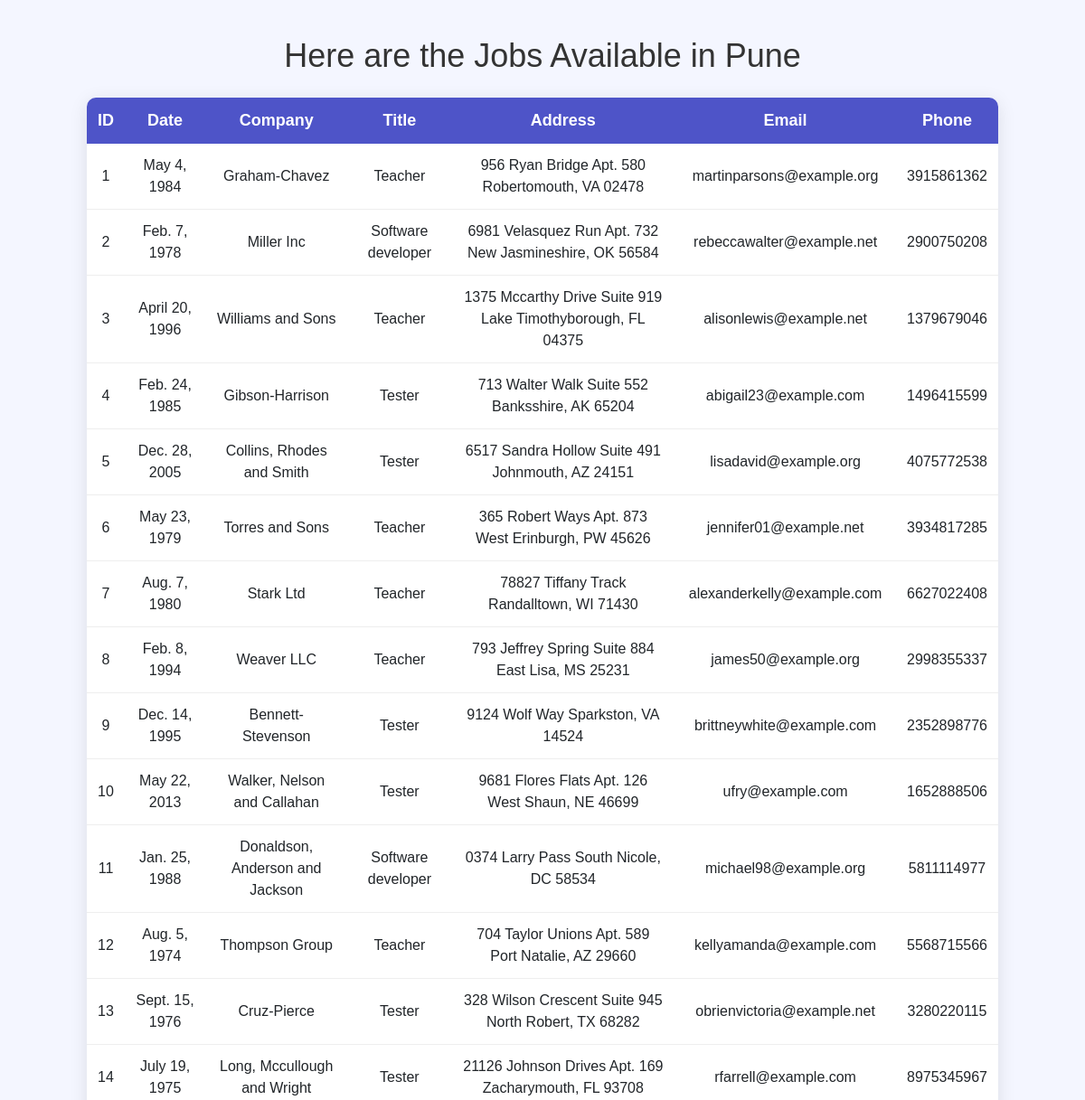
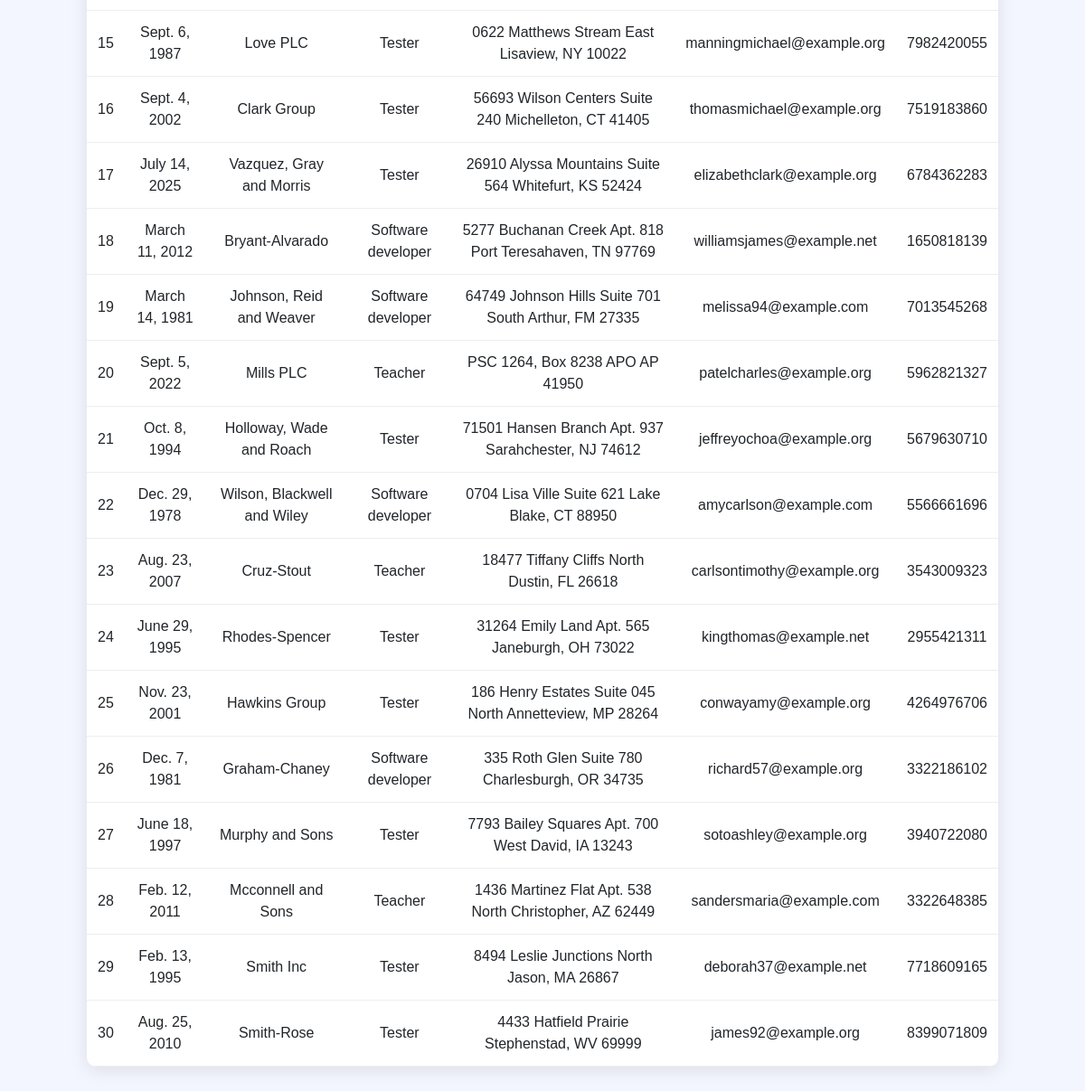
Page /bihar/ on the committed database (2 pictures, top to bottom).
### Job/models.py (models this page shows)
class BiharJob(models.Model):
    date = models.DateField()
    company = models.CharField(max_length=25)
    title = models.CharField(max_length=25)
    address = models.CharField(max_length=100)
    salary = models.IntegerField(max_length=20)
    email = models.EmailField(max_length=20)
    phone = models.BigIntegerField(max_length=20)

### Job/views.py (the view)
# urls.py: path('bihar/', views.BiharJob_Views),
def BiharJob_Views(request):
    data=BiharJob.objects.all()
    return render(request,'html/pune.html',{'Data':data})

### template/html/pune.html (shortened to what this page needs)
<!DOCTYPE html>
<html lang="en">
<head>
    <link rel="stylesheet" href="https://cdn.jsdelivr.net/npm/bootstrap@4.6.2/dist/css/bootstrap.min.css">
</head>
<body>
    <h1>Here are the Jobs Available in Pune</h1>
    {% if Data %}
        <table>
            <thead>
                <tr>
                    <th>ID</th>
                    <th>Date</th>
                    <th>Company</th>
                    <th>Title</th>
                    <th>Address</th>
                    <th>Email</th>
                    <th>Phone</th>
                </tr>
            </thead>
            <tbody>
                {% for i in Data %}
                    <tr>
                        <td>{{ i.id }}</td>
                        <td>{{ i.date }}</td>
                        <td>{{ i.company }}</td>
                        <td>{{ i.title }}</td>
                        <td>{{ i.address }}</td>
                        <td>{{ i.email }}</td>
                        <td>{{ i.phone }}</td>
                    </tr>
                {% endfor %}
            </tbody>
        </table>
    {% else %}
        <p>No Jobs Found</p>
    {% endif %}
</body>
</html>

### template/html/pune.html (style rules this page uses)
body { font-family: Arial, sans-serif; background: #f4f6ff; margin: 0; padding: 40px; text-align: center; }
h1 { color: #333; font-size: 36px; margin-bottom: 25px; }
table { width: 90%; margin: auto; border-collapse: collapse; box-shadow: 0 4px 20px rgba(0,0,0,0.1); background: white; border-radius: 10px; overflow: hidden; }
th { background: #4e54c8; color: white; padding: 12px; font-size: 18px; }
td { padding: 12px; border-bottom: 1px solid #eee; font-size: 16px; }

### rows in the picture
BiharJob: id "1", date "May 4, 1984", company "Graham-Chavez", title "Teacher", address "956 Ryan Bridge Apt. 580 Robertomouth, VA 02478", email "martinparsons@example.org", phone "3915861362"
BiharJob: id "2", date "Feb. 7, 1978", company "Miller Inc", title "Software developer", address "6981 Velasquez Run Apt. 732 New Jasmineshire, OK 56584", email "rebeccawalter@example.net", phone "2900750208"
BiharJob: id "3", date "April 20, 1996", company "Williams and Sons", title "Teacher", address "1375 Mccarthy Drive Suite 919 Lake Timothyborough, FL 04375", email "alisonlewis@example.net", phone "1379679046"
BiharJob: id "4", date "Feb. 24, 1985", company "Gibson-Harrison", title "Tester", address "713 Walter Walk Suite 552 Banksshire, AK 65204", email "abigail23@example.com", phone "1496415599"
BiharJob: id "5", date "Dec. 28, 2005", company "Collins, Rhodes and Smith", title "Tester", address "6517 Sandra Hollow Suite 491 Johnmouth, AZ 24151", email "lisadavid@example.org", phone "4075772538"
BiharJob: id "6", date "May 23, 1979", company "Torres and Sons", title "Teacher", address "365 Robert Ways Apt. 873 West Erinburgh, PW 45626", email "jennifer01@example.net", phone "3934817285"
BiharJob: id "7", date "Aug. 7, 1980", company "Stark Ltd", title "Teacher", address "78827 Tiffany Track Randalltown, WI 71430", email "alexanderkelly@example.com", phone "6627022408"
BiharJob: id "8", date "Feb. 8, 1994", company "Weaver LLC", title "Teacher", address "793 Jeffrey Spring Suite 884 East Lisa, MS 25231", email "james50@example.org", phone "2998355337"
BiharJob: id "9", date "Dec. 14, 1995", company "Bennett-Stevenson", title "Tester", address "9124 Wolf Way Sparkston, VA 14524", email "brittneywhite@example.com", phone "2352898776"
BiharJob: id "10", date "May 22, 2013", company "Walker, Nelson and Callahan", title "Tester", address "9681 Flores Flats Apt. 126 West Shaun, NE 46699", email "ufry@example.com", phone "1652888506"
BiharJob: id "11", date "Jan. 25, 1988", company "Donaldson, Anderson and Jackson", title "Software developer", address "0374 Larry Pass South Nicole, DC 58534", email "michael98@example.org", phone "5811114977"
BiharJob: id "12", date "Aug. 5, 1974", company "Thompson Group", title "Teacher", address "704 Taylor Unions Apt. 589 Port Natalie, AZ 29660", email "kellyamanda@example.com", phone "5568715566"
BiharJob: id "13", date "Sept. 15, 1976", company "Cruz-Pierce", title "Tester", address "328 Wilson Crescent Suite 945 North Robert, TX 68282", email "obrienvictoria@example.net", phone "3280220115"
BiharJob: id "14", date "July 19, 1975", company "Long, Mccullough and Wright", title "Tester", address "21126 Johnson Drives Apt. 169 Zacharymouth, FL 93708", email "rfarrell@example.com", phone "8975345967"
BiharJob: id "15", date "Sept. 6, 1987", company "Love PLC", title "Tester", address "0622 Matthews Stream East Lisaview, NY 10022", email "manningmichael@example.org", phone "7982420055"
BiharJob: id "16", date "Sept. 4, 2002", company "Clark Group", title "Tester", address "56693 Wilson Centers Suite 240 Michelleton, CT 41405", email "thomasmichael@example.org", phone "7519183860"
BiharJob: id "17", date "July 14, 2025", company "Vazquez, Gray and Morris", title "Tester", address "26910 Alyssa Mountains Suite 564 Whitefurt, KS 52424", email "elizabethclark@example.org", phone "6784362283"
BiharJob: id "18", date "March 11, 2012", company "Bryant-Alvarado", title "Software developer", address "5277 Buchanan Creek Apt. 818 Port Teresahaven, TN 97769", email "williamsjames@example.net", phone "1650818139"
BiharJob: id "19", date "March 14, 1981", company "Johnson, Reid and Weaver", title "Software developer", address "64749 Johnson Hills Suite 701 South Arthur, FM 27335", email "melissa94@example.com", phone "7013545268"
BiharJob: id "20", date "Sept. 5, 2022", company "Mills PLC", title "Teacher", address "PSC 1264, Box 8238 APO AP 41950", email "patelcharles@example.org", phone "5962821327"
BiharJob: id "21", date "Oct. 8, 1994", company "Holloway, Wade and Roach", title "Tester", address "71501 Hansen Branch Apt. 937 Sarahchester, NJ 74612", email "jeffreyochoa@example.org", phone "5679630710"
BiharJob: id "22", date "Dec. 29, 1978", company "Wilson, Blackwell and Wiley", title "Software developer", address "0704 Lisa Ville Suite 621 Lake Blake, CT 88950", email "amycarlson@example.com", phone "5566661696"
BiharJob: id "23", date "Aug. 23, 2007", company "Cruz-Stout", title "Teacher", address "18477 Tiffany Cliffs North Dustin, FL 26618", email "carlsontimothy@example.org", phone "3543009323"
BiharJob: id "24", date "June 29, 1995", company "Rhodes-Spencer", title "Tester", address "31264 Emily Land Apt. 565 Janeburgh, OH 73022", email "kingthomas@example.net", phone "2955421311"
BiharJob: id "25", date "Nov. 23, 2001", company "Hawkins Group", title "Tester", address "186 Henry Estates Suite 045 North Annetteview, MP 28264", email "conwayamy@example.org", phone "4264976706"
BiharJob: id "26", date "Dec. 7, 1981", company "Graham-Chaney", title "Software developer", address "335 Roth Glen Suite 780 Charlesburgh, OR 34735", email "richard57@example.org", phone "3322186102"
BiharJob: id "27", date "June 18, 1997", company "Murphy and Sons", title "Tester", address "7793 Bailey Squares Apt. 700 West David, IA 13243", email "sotoashley@example.org", phone "3940722080"
BiharJob: id "28", date "Feb. 12, 2011", company "Mcconnell and Sons", title "Teacher", address "1436 Martinez Flat Apt. 538 North Christopher, AZ 62449", email "sandersmaria@example.com", phone "3322648385"
BiharJob: id "29", date "Feb. 13, 1995", company "Smith Inc", title "Tester", address "8494 Leslie Junctions North Jason, MA 26867", email "deborah37@example.net", phone "7718609165"
BiharJob: id "30", date "Aug. 25, 2010", company "Smith-Rose", title "Tester", address "4433 Hatfield Prairie Stephenstad, WV 69999", email "james92@example.org", phone "8399071809"
